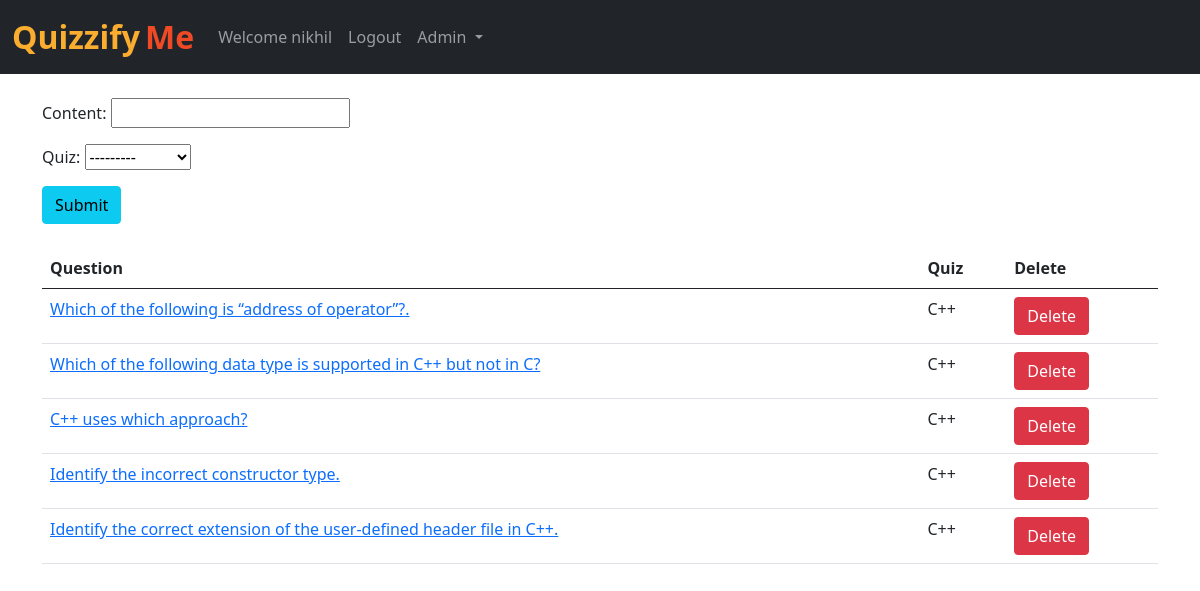
The app's page /api/add_question/ (signed in) with its own data.
### frontend/models.py (models this page shows, shortened)
class Question(models.Model):
    content = models.CharField(max_length=200)
    quiz = models.ForeignKey(Quiz, on_delete=models.CASCADE)

class Quiz(models.Model):
    name = models.CharField(max_length=50)
    desc = models.CharField(max_length=500)
    number_of_questions = models.IntegerField(default=1)
    time = models.IntegerField(help_text="Duration of the quiz in seconds", default="1")
    code = models.CharField(max_length=8, default='abc123')
    admin_id = models.IntegerField(default=1)
    def __str__(self):
        return self.name

### frontend/views.py (the view)
# urls.py: path('add_question/', views.add_question, name='add_question'),
def add_question(request):
    questions = Question.objects.all()
    questions = Question.objects.filter().order_by('-id')
    if request.method=="POST":
        form = QuestionForm(request.POST)
        if form.is_valid():
            form.save()
            return render(request, "frontend/add_question.html")
    else:
        form=QuestionForm()
    return render(request, "frontend/add_question.html", {'form':form, 'questions':questions})

### frontend/forms.py
class QuestionForm(forms.ModelForm):
    class Meta:
        model = Question
        fields = ('content', 'quiz')

### frontend/templates/frontend/add_question.html (shortened to what this page needs)
{% extends 'frontend/base.html' %}
{% block body %}
<div class="container mt-4">
  <form action="/add_question/" method="POST"> {% csrf_token %}
    {{ form.as_p }}
    <button type="submit" class="btn btn-info">Submit</button>
  </form>
  <br>
  <table class="table">
    <thead>
      <tr>
        <th>Question</th>
        <th>Quiz</th>
        <th>Delete</th>
      </tr>
    </thead>
    {% for question in questions %}
    <tr>
      <td><a href="/add_options/{{question.id}}/">{{question.content}}</a></td>
      <td>{{question.quiz}}</td>
      <td><a href="/delete_question/{{question.id}}/" class="btn btn-danger">Delete</a></td>
    </tr>
    {% endfor %}
  </table>
</div>
{% endblock %}

### frontend/templates/frontend/base.html (shortened to what this page needs)
<!doctype html>
<html lang="en">
  <head>
    <link href="https://cdn.jsdelivr.net/npm/bootstrap@5.0.2/dist/css/bootstrap.min.css" rel="stylesheet">
  </head>
  <body>
    <nav class="navbar navbar-expand-lg navbar-dark bg-dark">
        <div class="container-fluid">
          <a class="navbar-brand" href="/"><span class="head1">Quizzify</span> <span class="head2">Me</span></a>
          <div class="collapse navbar-collapse" id="navbarSupportedContent">
              {% if user.is_authenticated %}
              <ul class="navbar-nav me-auto mb-2 mb-lg-0">
                <li class="nav-item">
                  <a class="nav-link" href="#">Welcome {{request.user}} {{user_type}}</a>
                </li>
                <li class="nav-item">
                    <a class="nav-link" href="/logout">Logout</a>
                  </li>
                  {% if user.is_staff %}
                  <div class="collapse navbar-collapse" id="navbarNavDarkDropdown">
                    <ul class="navbar-nav">
                      <li class="nav-item dropdown">
                        <a class="nav-link dropdown-toggle" href="#" id="navbarDarkDropdownMenuLink" role="button" data-bs-toggle="dropdown" aria-expanded="false">
                          Admin
                        </a>
                      </li>
                    </ul>
                  </div>
                  {% endif %}
              </ul>
            {% endif %}
          </div>
        </div>
      </nav>
      {% block body %} {% endblock %}
  </body>
</html>

### frontend/templates/frontend/base.html (style rules this page uses)
.head1 { color: #FBAD30; font-size: 2rem; font-weight: bold; height: 50px; }
.head2 { color: #EF4926; font-size: 2rem; font-weight: bold; }

### records on screen
Question: content "Which of the following is “address of operator”?.", quiz "C++"
Question: content "Which of the following data type is supported in C++ but not in C?", quiz "C++"
Question: content "C++ uses which approach?", quiz "C++"
Question: content "Identify the incorrect constructor type.", quiz "C++"
Question: content "Identify the correct extension of the user-defined header file in C++.", quiz "C++"

### other values on screen
{{ request.user }} "nikhil"
